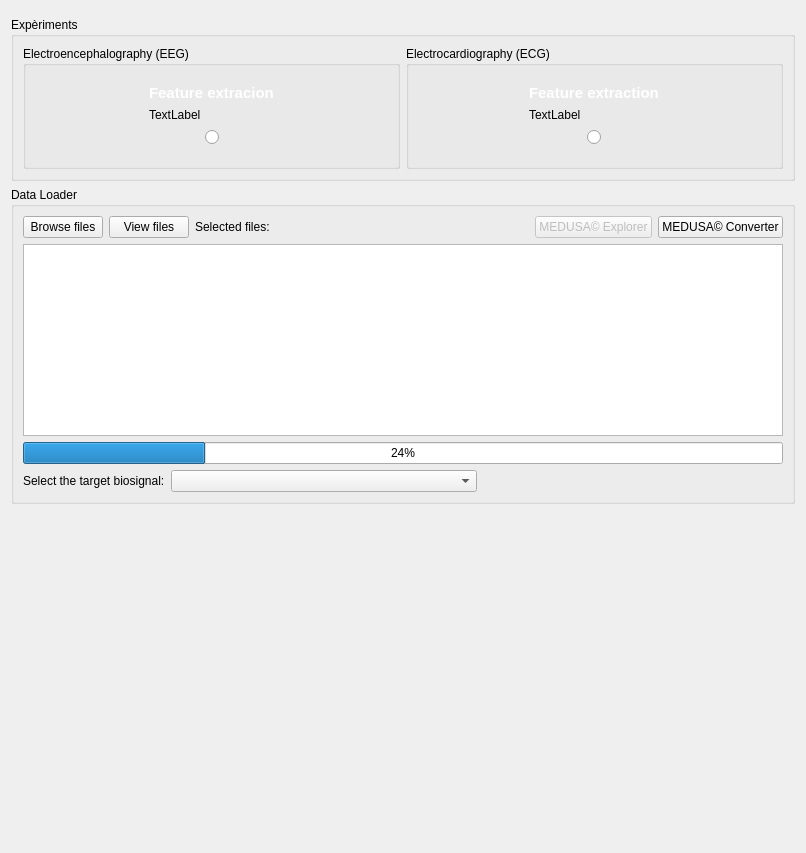
<?xml version="1.0" encoding="UTF-8"?>
<ui version="4.0">
 <class>Form</class>
 <widget class="QWidget" name="Form">
  <property name="geometry">
   <rect>
    <x>0</x>
    <y>0</y>
    <width>806</width>
    <height>853</height>
   </rect>
  </property>
  <property name="windowTitle">
   <string>Form</string>
  </property>
  <layout class="QVBoxLayout" name="verticalLayout">
   <item>
    <widget class="QFrame" name="topContentWidget">
     <property name="sizePolicy">
      <sizepolicy hsizetype="Preferred" vsizetype="Minimum">
       <horstretch>0</horstretch>
       <verstretch>0</verstretch>
      </sizepolicy>
     </property>
     <property name="frameShape">
      <enum>QFrame::NoFrame</enum>
     </property>
    </widget>
   </item>
   <item>
    <widget class="QGroupBox" name="groupBox">
     <property name="sizePolicy">
      <sizepolicy hsizetype="Minimum" vsizetype="Minimum">
       <horstretch>0</horstretch>
       <verstretch>0</verstretch>
      </sizepolicy>
     </property>
     <property name="title">
      <string>Expèriments</string>
     </property>
     <layout class="QHBoxLayout" name="horizontalLayout_2">
      <item>
       <widget class="QGroupBox" name="groupBox_4">
        <property name="title">
         <string>Electroencephalography (EEG)</string>
        </property>
        <layout class="QHBoxLayout" name="horizontalLayout_4">
         <item>
          <widget class="QFrame" name="featureseegQFrame">
           <property name="sizePolicy">
            <sizepolicy hsizetype="Fixed" vsizetype="Fixed">
             <horstretch>100</horstretch>
             <verstretch>100</verstretch>
            </sizepolicy>
           </property>
           <property name="styleSheet">
            <string notr="true">QFrame {
    border-radius: 0px;
    background: qlineargradient(
        x1:0, y1:0, x2:1, y2:1,
        stop:0 #6a0dad,
        stop:1 #ec407a
    );
}</string>
           </property>
           <property name="frameShape">
            <enum>QFrame::NoFrame</enum>
           </property>
           <layout class="QVBoxLayout" name="verticalLayout_5">
            <item>
             <widget class="QLabel" name="label">
              <property name="styleSheet">
               <string notr="true">QLabel {
    color: white; 
    font-size: 11pt; 
    background-color: transparent;
    font-family: Arial;
    font-weight: bold;
}</string>
              </property>
              <property name="text">
               <string>Feature extracion</string>
              </property>
             </widget>
            </item>
            <item>
             <layout class="QVBoxLayout" name="eeg_icon_layout">
              <item>
               <widget class="QLabel" name="eeg_icon">
                <property name="styleSheet">
                 <string notr="true">QLabel {
    border: none;
    background-color: transparent;
}</string>
                </property>
                <property name="text">
                 <string>TextLabel</string>
                </property>
               </widget>
              </item>
             </layout>
            </item>
            <item>
             <layout class="QHBoxLayout" name="horizontalLayout_6">
              <item>
               <spacer name="horizontalSpacer_2">
                <property name="orientation">
                 <enum>Qt::Horizontal</enum>
                </property>
                <property name="sizeHint" stdset="0">
                 <size>
                  <width>40</width>
                  <height>20</height>
                 </size>
                </property>
               </spacer>
              </item>
              <item>
               <widget class="QRadioButton" name="featureseegRButton">
                <property name="text">
                 <string/>
                </property>
               </widget>
              </item>
              <item>
               <spacer name="horizontalSpacer_4">
                <property name="orientation">
                 <enum>Qt::Horizontal</enum>
                </property>
                <property name="sizeHint" stdset="0">
                 <size>
                  <width>40</width>
                  <height>20</height>
                 </size>
                </property>
               </spacer>
              </item>
             </layout>
            </item>
           </layout>
          </widget>
         </item>
        </layout>
       </widget>
      </item>
      <item>
       <widget class="QGroupBox" name="groupBox_5">
        <property name="title">
         <string>Electrocardiography (ECG)</string>
        </property>
        <layout class="QHBoxLayout" name="horizontalLayout_5">
         <item>
          <widget class="QFrame" name="featuresecgQFrame_2">
           <property name="sizePolicy">
            <sizepolicy hsizetype="Fixed" vsizetype="Fixed">
             <horstretch>0</horstretch>
             <verstretch>0</verstretch>
            </sizepolicy>
           </property>
           <property name="styleSheet">
            <string notr="true">QFrame {
    border-radius: 0px;
    background: qlineargradient(
        x1:0, y1:0, x2:1, y2:1,
        stop:0 #6a0dad,
        stop:1 #ec407a
    );
}</string>
           </property>
           <property name="frameShape">
            <enum>QFrame::NoFrame</enum>
           </property>
           <layout class="QVBoxLayout" name="verticalLayout_2">
            <item>
             <widget class="QLabel" name="label_2">
              <property name="styleSheet">
               <string notr="true">QLabel {
    color: white; 
    font-size: 11pt; 
    background-color: transparent;
    font-family: Arial;
    font-weight: bold;
}</string>
              </property>
              <property name="text">
               <string>Feature extraction</string>
              </property>
             </widget>
            </item>
            <item>
             <layout class="QVBoxLayout" name="ecg_icon_layout">
              <item>
               <widget class="QLabel" name="ecg_icon">
                <property name="styleSheet">
                 <string notr="true">QLabel {
    border: none;
    background-color: transparent;
}</string>
                </property>
                <property name="text">
                 <string>TextLabel</string>
                </property>
               </widget>
              </item>
             </layout>
            </item>
            <item>
             <layout class="QHBoxLayout" name="horizontalLayout_10">
              <item>
               <spacer name="horizontalSpacer_7">
                <property name="orientation">
                 <enum>Qt::Horizontal</enum>
                </property>
                <property name="sizeHint" stdset="0">
                 <size>
                  <width>40</width>
                  <height>20</height>
                 </size>
                </property>
               </spacer>
              </item>
              <item>
               <widget class="QRadioButton" name="featuresecgRButton">
                <property name="text">
                 <string/>
                </property>
               </widget>
              </item>
              <item>
               <spacer name="horizontalSpacer_6">
                <property name="orientation">
                 <enum>Qt::Horizontal</enum>
                </property>
                <property name="sizeHint" stdset="0">
                 <size>
                  <width>40</width>
                  <height>20</height>
                 </size>
                </property>
               </spacer>
              </item>
             </layout>
            </item>
           </layout>
          </widget>
         </item>
        </layout>
       </widget>
      </item>
     </layout>
    </widget>
   </item>
   <item>
    <widget class="QGroupBox" name="dataloadergroupBox">
     <property name="title">
      <string>Data Loader</string>
     </property>
     <layout class="QVBoxLayout" name="verticalLayout_3">
      <item>
       <layout class="QHBoxLayout" name="horizontalLayout">
        <item>
         <widget class="QPushButton" name="browseButton">
          <property name="text">
           <string>Browse files</string>
          </property>
         </widget>
        </item>
        <item>
         <widget class="QPushButton" name="viewfilesButton">
          <property name="text">
           <string>View files</string>
          </property>
         </widget>
        </item>
        <item>
         <widget class="QLabel" name="selectLabel">
          <property name="text">
           <string>Selected files:</string>
          </property>
         </widget>
        </item>
        <item>
         <spacer name="horizontalSpacer_3">
          <property name="orientation">
           <enum>Qt::Horizontal</enum>
          </property>
          <property name="sizeHint" stdset="0">
           <size>
            <width>40</width>
            <height>20</height>
           </size>
          </property>
         </spacer>
        </item>
        <item>
         <widget class="QPushButton" name="explorerButton">
          <property name="enabled">
           <bool>false</bool>
          </property>
          <property name="text">
           <string>MEDUSA© Explorer</string>
          </property>
         </widget>
        </item>
        <item>
         <widget class="QPushButton" name="convertButton">
          <property name="toolTip">
           <string>Convert MEDUSA© recordings to .rec format</string>
          </property>
          <property name="text">
           <string>MEDUSA© Converter</string>
          </property>
         </widget>
        </item>
       </layout>
      </item>
      <item>
       <layout class="QVBoxLayout" name="verticalLayout_4">
        <item>
         <widget class="QTextBrowser" name="convertLogTextBrowser">
          <property name="sizePolicy">
           <sizepolicy hsizetype="Minimum" vsizetype="Minimum">
            <horstretch>0</horstretch>
            <verstretch>0</verstretch>
           </sizepolicy>
          </property>
         </widget>
        </item>
       </layout>
      </item>
      <item>
       <layout class="QVBoxLayout" name="verticalLayout_7">
        <item>
         <widget class="QProgressBar" name="convertProgressBar">
          <property name="value">
           <number>24</number>
          </property>
         </widget>
        </item>
       </layout>
      </item>
      <item>
       <layout class="QHBoxLayout" name="horizontalLayout_3">
        <item>
         <widget class="QLabel" name="biosignalLabel">
          <property name="text">
           <string>Select the target biosignal:</string>
          </property>
         </widget>
        </item>
        <item>
         <widget class="QComboBox" name="biosignalBox">
          <property name="sizePolicy">
           <sizepolicy hsizetype="Expanding" vsizetype="Fixed">
            <horstretch>0</horstretch>
            <verstretch>0</verstretch>
           </sizepolicy>
          </property>
         </widget>
        </item>
        <item>
         <spacer name="horizontalSpacer">
          <property name="orientation">
           <enum>Qt::Horizontal</enum>
          </property>
          <property name="sizeHint" stdset="0">
           <size>
            <width>40</width>
            <height>20</height>
           </size>
          </property>
         </spacer>
        </item>
       </layout>
      </item>
     </layout>
    </widget>
   </item>
   <item>
    <spacer name="verticalSpacer">
     <property name="orientation">
      <enum>Qt::Vertical</enum>
     </property>
     <property name="sizeHint" stdset="0">
      <size>
       <width>20</width>
       <height>40</height>
      </size>
     </property>
    </spacer>
   </item>
  </layout>
 </widget>
 <resources/>
 <connections/>
</ui>
